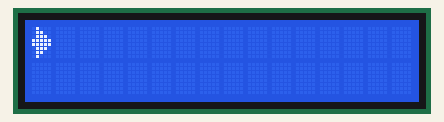
Bench run of a sketch on a simulated Arduino Uno, built with avr-gcc and run on an emulated ATmega328P. Parts: 16×2 character LCD.

Above: at 0.22 s.
At 1.47 s:
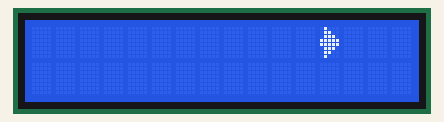
At 2.72 s:
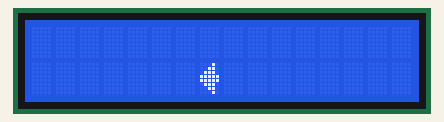
At 5.55 s:
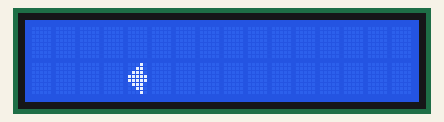
At 8.05 s:
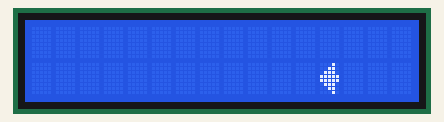
At 10.88 s:
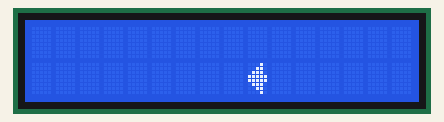

The sketch:

LCD_Custom_Charecter.ino
```cpp
#include <LiquidCrystal.h>

LiquidCrystal lcd(12, 11, 5, 4, 3, 2); // RS, E, D4, D5, D6, D7

byte customChar1[] = {
  B01000,
  B01100,
  B01110,
  B11111,
  B11111,
  B01110,
  B01100,
  B01000
};

byte customChar2[] = {
  B00010,
  B00110,
  B01110,
  B11111,
  B11111,
  B01110,
  B00110,
  B00010
};

void setup() {
  lcd.begin(16, 2);
}

void loop() {
  for ( int i = 0 ; i < 16 ; i = i+1)
  {
  lcd.createChar(0, customChar1);
  lcd.setCursor(i, 0);
  lcd.write((byte)0);
  delay(25);
  lcd.clear();
  }
  for ( int i = 15 ; i >=0 ; i = i-1)
  {
  lcd.createChar(0, customChar2);
  lcd.setCursor(i, 1);
  lcd.write((byte)0);
  delay(25);
  lcd.clear();
  }

  }
```

Measured:
- by itself, everything shown: repeats every 10.0 s, in 32 steps
